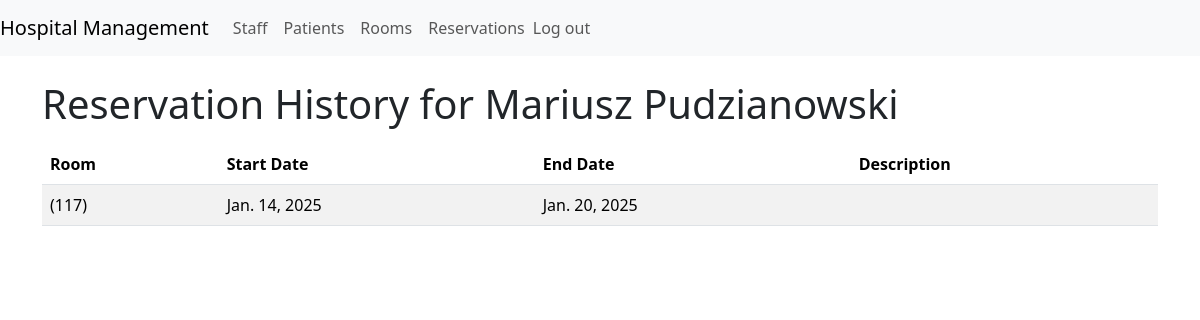
Screenshot of /patient/7/reservations/ (signed in) with the database file from the repository.
### management/models.py (models this page shows, shortened)
class Patient(models.Model):
    first_name = models.CharField(max_length=30)
    last_name = models.CharField(max_length=50)
    birth_date = models.DateField()
    registration_date = models.DateTimeField(auto_now_add=True)
    registered_by = models.ForeignKey(User, on_delete=models.SET_NULL, null=True)

class Reservation(models.Model):
    patient = models.ForeignKey(Patient, on_delete=models.CASCADE)
    room = models.ForeignKey(Room, on_delete=models.CASCADE)
    start_date = models.DateField()
    end_date = models.DateField()
    description = models.TextField(blank=True, null=True)

class Room(models.Model):
    ROOM_TYPES = [
        ('OPERATING', 'Operating room'),
        ('CONSULTATION', 'Consultation room'),
    ]
    name = models.CharField(max_length=100)
    type = models.CharField(max_length=20, choices=ROOM_TYPES)
    description = models.TextField(blank=True, null=True)
    room_number = models.BigIntegerField()
    capacity = models.PositiveIntegerField()

### management/views.py (the view)
# urls.py: path('patient/<int:patient_id>/reservations/', views.patient_reservations, name='patient_reservations'),
@login_required
def patient_reservations(request, patient_id):
    try:
        patient = Patient.objects.get(id=patient_id)
        reservations = Reservation.objects.filter(patient=patient).order_by('-start_date')
        return render(request, 'patient_reservations.html', {
            'patient': patient,
            'reservations': reservations,
        })
    except Patient.DoesNotExist:
        raise Http404("Patient not found")

### management/context_processors.py (called while the page is built)
def user_role_context(request):
    if request.user.is_authenticated:
        try:
            staff_member = Staff.objects.get(user=request.user)
            return {'user_role': staff_member.role}
        except Staff.DoesNotExist:
            return {'user_role': None}
    else:
        return {'user_role': None}

### templates/patient_reservations.html (shortened to what this page needs)
{% extends 'base.html' %}
{% block content %}
<h1 class="mt-4">Reservation History for {{ patient.first_name }} {{ patient.last_name }}</h1>
<table class="table table-striped mt-3">
    <thead>
        <tr>
            <th scope="col">Room</th>
            <th scope="col">Start Date</th>
            <th scope="col">End Date</th>
            <th scope="col">Description</th>
        </tr>
    </thead>
    <tbody>
    {% for reservation in reservations %}
        <tr>
            <td>{{ reservation.room.name }} ({{ reservation.room.room_number }})</td>
            <td>{{ reservation.start_date }}</td>
            <td>{{ reservation.end_date }}</td>
            <td>{{ reservation.description }}</td>
        </tr>
    {% empty %}
        <tr>
            <td colspan="4" class="text-center">No reservations found.</td>
        </tr>
    {% endfor %}
    </tbody>
</table>
{% endblock %}

### rows the page displays
Patient: first_name "Mariusz", last_name "Pudzianowski"
Reservation: room.room_number "117", start_date "Jan. 14, 2025", end_date "Jan. 20, 2025"
